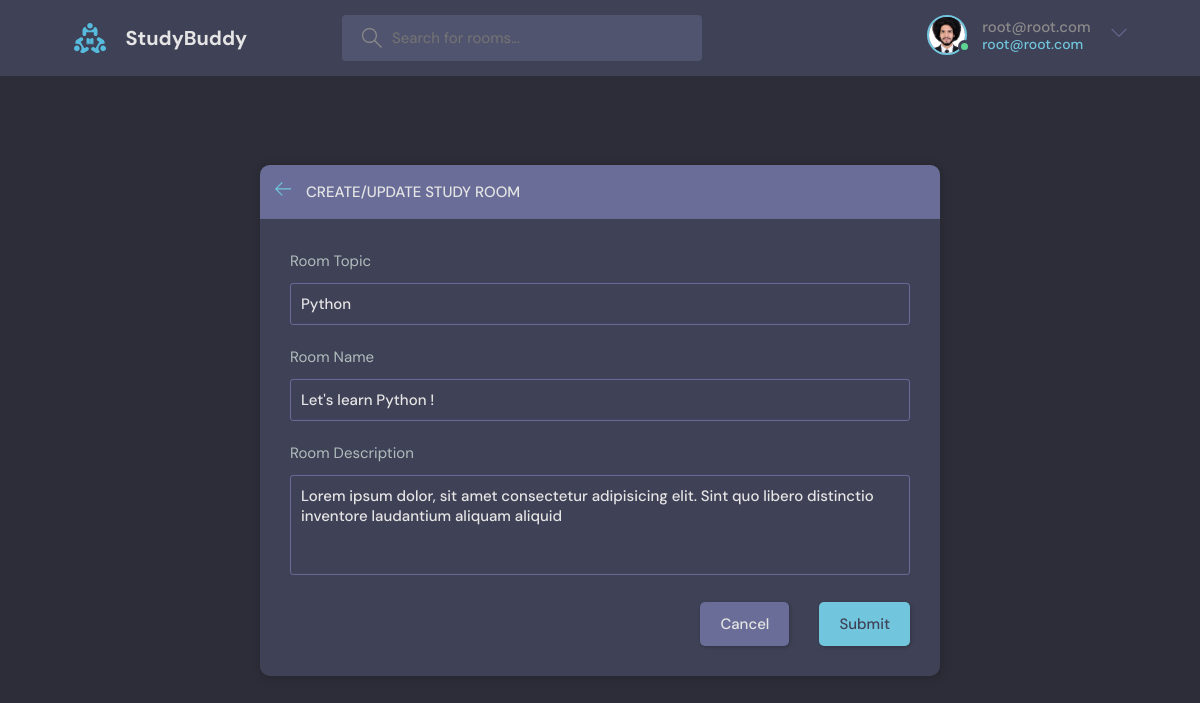
The app's page /update-room/1/ (signed in) with its own data.
### base/models.py (models this page shows, shortened)
class User(AbstractUser):
    name = models.CharField(max_length=200, null=True)
    email = models.EmailField(null=True, unique=True)
    bio = models.TextField(null=True)
    avatar = models.ImageField(null=True, default='avatar.svg')
    USERNAME_FIELD = 'email'
    REQUIRED_FIELDS = []

class Room(models.Model):
    host = models.ForeignKey(User, on_delete=models.SET_NULL, null=True)
    topic = models.ForeignKey(Topic, on_delete=models.SET_NULL, null=True)
    name = models.CharField(max_length=200)
    description = models.TextField(null=True, blank=True)
    participants = models.ManyToManyField(
        User, related_name='participants', blank=True)
    updated = models.DateTimeField(auto_now=True)
    created = models.DateTimeField(auto_now_add=True)
    class Meta:
        ordering = ['-updated', '-created']

class Topic(models.Model):
    title = models.CharField(max_length=200)

### base/views.py (the view, shortened to what this page needs)
# urls.py: path('update-room/<str:pk>/', views.update_room, name="update-room"),
@login_required(login_url="login")
def update_room(request, pk):
    room = Room.objects.get(id=pk)
    form = RoomForm(instance=room)
    topics = Topic.objects.all()
    if request.user != room.host:
        return HttpResponse("You are not allowed here !")
    context = {'form': form, 'room': room, 'topics': topics}
    return render(request, 'base/room_form.html', context)

### base/forms.py
class RoomForm(ModelForm):
    class Meta:
        model = Room
        fields = '__all__'
        exclude = ['host', 'participants']

### base/templates/base/room_form.html (shortened to what this page needs)
{% extends 'main.html' %} {% block content %}
<main class="create-room layout">
  <div class="container">
    <div class="layout__box">
      <div class="layout__boxHeader">
        <div class="layout__boxTitle">
          <a href="{% url 'home' %}">
            <svg
              version="1.1"
              xmlns="http://www.w3.org/2000/svg"
              width="32"
              height="32"
              viewBox="0 0 32 32"
            >
              <title>arrow-left</title>
              <path
                d="M13.723 2.286l-13.723 13.714 13.719 13.714 1.616-1.611-10.96-10.96h27.625v-2.286h-27.625l10.965-10.965-1.616-1.607z"
              ></path>
            </svg>
          </a>
          <h3>Create/Update Study Room</h3>
        </div>
      </div>
      <div class="layout__body">
        <form method="POST" action="">
          <div class="form__group">
            <label for="room_topic">Room Topic</label>
            <input
              type="text"
              name="topic"
              list="topic-list"
              value="{{room.topic.title}}"
              required
            />
          </div>
          <div class="form__group">
            <label for="room_name">Room Name</label>
            {{form.name}}
          </div>
          <div class="form__group">
            <label for="room_description">Room Description</label>
            {{form.description}}
          </div>
          <div class="form__action">
            <a class="btn btn--dark" href="{% url 'home' %}">Cancel</a>
            <button class="btn btn--main" type="submit">Submit</button>
          </div>
        </form>
      </div>
    </div>
  </div>
</main>
{% endblock %}

### templates/navbar.html (shortened to what this page needs)
{% load static %}
<header class="header header--loggedIn">
  <div class="container">
    <a href="{% url 'home' %}" class="header__logo">
      <img src="{% static 'images/logo.svg' %}" />
      <h1>StudyBuddy</h1>
    </a>
    <form class="header__search" method="GET" action="{% url 'home' %}">
      <label>
        <input placeholder="Search for rooms..." name="q" />
      </label>
    </form>
    <nav class="header__menu">
      {% if request.user.is_authenticated %}
      <div class="header__user">
        <a href="{% url 'user-profile' user.id %}">
          <div class="avatar avatar--medium active">
            <img src="{{user.avatar.url}}" />
          </div>
          <p>{{request.user}} <span>{{request.user}}</span></p>
        </a>
        <button class="dropdown-button">
          <svg
            version="1.1"
            xmlns="http://www.w3.org/2000/svg"
            width="32"
            height="32"
            viewBox="0 0 32 32"
          >
            <title>chevron-down</title>
            <path d="M16 21l-13-13h-3l16 16 16-16h-3l-13 13z"></path>
          </svg>
        </button>
      </div>
      {% endif %}
    </nav>
  </div>
</header>

### records on screen
User: avatar (picture), user "root@root.com"
Room: topic "Python", name "Let's learn Python !", description "Lorem ipsum dolor, sit amet consectetur adipisicing elit. Sint quo libero distinctio inventore laudantium aliquam aliquid"
